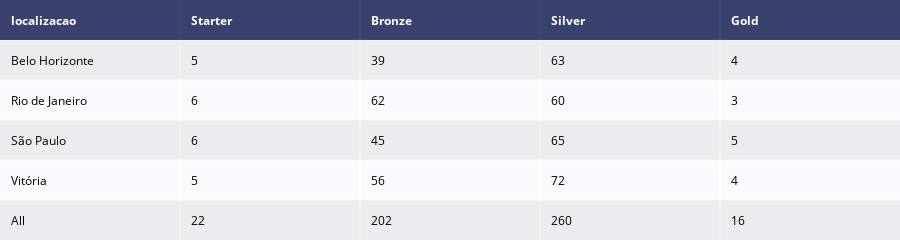

The notebook cell this image was saved under:
### Code cell
# Create a crosstab for the target variable and the customer location
crosstab_localizacao = pd.crosstab(
    df_segments["localizacao"],
    df_segments["segmento_de_cliente"],
    margins=True,
)[segments].reset_index()

table_localizacao = ff.create_table(crosstab_localizacao)
table_localizacao.show()

### Figure 1 — Plotly figure (JSON) as saved in the notebook; plotly's stock layout.template omitted (floating-point values rounded to 4 significant figures)
{"data": [{"colorscale": [[0, "#00083e"], [0.5, "#ededee"], [1, "#ffffff"]], "hoverinfo": "none", "opacity": 0.75, "showscale": false, "type": "heatmap", "z": [[0, 0, 0, 0, 0], [0.5, 0.5, 0.5, 0.5, 0.5], [1, 1, 1, 1, 1], [0.5, 0.5, 0.5, 0.5, 0.5], [1, 1, 1, 1, 1], [0.5, 0.5, 0.5, 0.5, 0.5]]}], "layout": {"annotations": [{"align": "left", "font": {"color": "#ffffff"}, "showarrow": false, "text": "<b>localizacao</b>", "x": -0.45, "xanchor": "left", "xref": "x", "y": 0, "yref": "y"}, {"align": "left", "font": {"color": "#ffffff"}, "showarrow": false, "text": "<b>Starter</b>", "x": 0.55, "xanchor": "left", "xref": "x", "y": 0, "yref": "y"}, {"align": "left", "font": {"color": "#ffffff"}, "showarrow": false, "text": "<b>Bronze</b>", "x": 1.55, "xanchor": "left", "xref": "x", "y": 0, "yref": "y"}, {"align": "left", "font": {"color": "#ffffff"}, "showarrow": false, "text": "<b>Silver</b>", "x": 2.55, "xanchor": "left", "xref": "x", "y": 0, "yref": "y"}, {"align": "left", "font": {"color": "#ffffff"}, "showarrow": false, "text": "<b>Gold</b>", "x": 3.55, "xanchor": "left", "xref": "x", "y": 0, "yref": "y"}, {"align": "left", "font": {"color": "#000000"}, "showarrow": false, "text": "Belo Horizonte", "x": -0.45, "xanchor": "left", "xref": "x", "y": 1, "yref": "y"}, {"align": "left", "font": {"color": "#000000"}, "showarrow": false, "text": "5", "x": 0.55, "xanchor": "left", "xref": "x", "y": 1, "yref": "y"}, {"align": "left", "font": {"color": "#000000"}, "showarrow": false, "text": "39", "x": 1.55, "xanchor": "left", "xref": "x", "y": 1, "yref": "y"}, {"align": "left", "font": {"color": "#000000"}, "showarrow": false, "text": "63", "x": 2.55, "xanchor": "left", "xref": "x", "y": 1, "yref": "y"}, {"align": "left", "font": {"color": "#000000"}, "showarrow": false, "text": "4", "x": 3.55, "xanchor": "left", "xref": "x", "y": 1, "yref": "y"}, {"align": "left", "font": {"color": "#000000"}, "showarrow": false, "text": "Rio de Janeiro", "x": -0.45, "xanchor": "left", "xref": "x", "y": 2, "yref": "y"}, {"align": "left", "font": {"color": "#000000"}, "showarrow": false, "text": "6", "x": 0.55, "xanchor": "left", "xref": "x", "y": 2, "yref": "y"}, {"align": "left", "font": {"color": "#000000"}, "showarrow": false, "text": "62", "x": 1.55, "xanchor": "left", "xref": "x", "y": 2, "yref": "y"}, {"align": "left", "font": {"color": "#000000"}, "showarrow": false, "text": "60", "x": 2.55, "xanchor": "left", "xref": "x", "y": 2, "yref": "y"}, {"align": "left", "font": {"color": "#000000"}, "showarrow": false, "text": "3", "x": 3.55, "xanchor": "left", "xref": "x", "y": 2, "yref": "y"}, {"align": "left", "font": {"color": "#000000"}, "showarrow": false, "text": "São Paulo", "x": -0.45, "xanchor": "left", "xref": "x", "y": 3, "yref": "y"}, {"align": "left", "font": {"color": "#000000"}, "showarrow": false, "text": "6", "x": 0.55, "xanchor": "left", "xref": "x", "y": 3, "yref": "y"}, {"align": "left", "font": {"color": "#000000"}, "showarrow": false, "text": "45", "x": 1.55, "xanchor": "left", "xref": "x", "y": 3, "yref": "y"}, {"align": "left", "font": {"color": "#000000"}, "showarrow": false, "text": "65", "x": 2.55, "xanchor": "left", "xref": "x", "y": 3, "yref": "y"}, {"align": "left", "font": {"color": "#000000"}, "showarrow": false, "text": "5", "x": 3.55, "xanchor": "left", "xref": "x", "y": 3, "yref": "y"}, {"align": "left", "font": {"color": "#000000"}, "showarrow": false, "text": "Vitória", "x": -0.45, "xanchor": "left", "xref": "x", "y": 4, "yref": "y"}, {"align": "left", "font": {"color": "#000000"}, "showarrow": false, "text": "5", "x": 0.55, "xanchor": "left", "xref": "x", "y": 4, "yref": "y"}, {"align": "left", "font": {"color": "#000000"}, "showarrow": false, "text": "56", "x": 1.55, "xanchor": "left", "xref": "x", "y": 4, "yref": "y"}, {"align": "left", "font": {"color": "#000000"}, "showarrow": false, "text": "72", "x": 2.55, "xanchor": "left", "xref": "x", "y": 4, "yref": "y"}, {"align": "left", "font": {"color": "#000000"}, "showarrow": false, "text": "4", "x": 3.55, "xanchor": "left", "xref": "x", "y": 4, "yref": "y"}, {"align": "left", "font": {"color": "#000000"}, "showarrow": false, "text": "All", "x": -0.45, "xanchor": "left", "xref": "x", "y": 5, "yref": "y"}, {"align": "left", "font": {"color": "#000000"}, "showarrow": false, "text": "22", "x": 0.55, "xanchor": "left", "xref": "x", "y": 5, "yref": "y"}, {"align": "left", "font": {"color": "#000000"}, "showarrow": false, "text": "202", "x": 1.55, "xanchor": "left", "xref": "x", "y": 5, "yref": "y"}, {"align": "left", "font": {"color": "#000000"}, "showarrow": false, "text": "260", "x": 2.55, "xanchor": "left", "xref": "x", "y": 5, "yref": "y"}, {"align": "left", "font": {"color": "#000000"}, "showarrow": false, "text": "16", "x": 3.55, "xanchor": "left", "xref": "x", "y": 5, "yref": "y"}], "height": 230, "margin": {"b": 0, "l": 0, "r": 0, "t": 0}, "xaxis": {"dtick": 1, "gridwidth": 2, "showticklabels": false, "tick0": -0.5, "ticks": "", "zeroline": false}, "yaxis": {"autorange": "reversed", "dtick": 1, "gridwidth": 2, "showticklabels": false, "tick0": 0.5, "ticks": "", "zeroline": false}}}
